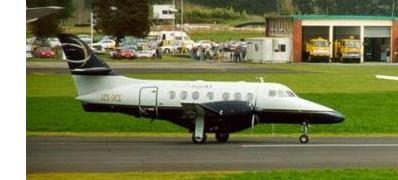
#> input picture lab3-LSH/codes/dataset/1.jpg, 398 x 180 px; its folder holds only this picture in this run
$ python lab3.py
#> lines starting #> are read from the running program, lines starting #| are printed output that depends on the picture
import sys
import cv2
import numpy as np
import os
import time
import random
from collections import defaultdict
import matplotlib.pyplot as plt


cwd = os.path.dirname(os.path.abspath(__file__))
DATASET_DIR = os.path.join(cwd, "dataset")
TARGET_IMG = os.path.join(cwd, "target.jpg")
OUTPUT_DIR = os.path.join(cwd, "output")

# 基于PPT的LSH参数
# d = 12 (12维颜色直方图)
D_DIM = 12
# C = 3 (量化为 3 个区间: 0, 1, 2)
C_BINS = 3
# d' = d * C = 36 (Hamming空间的总维度)
D_PRIME_DIM = D_DIM * C_BINS


def extract_features(image_path):
    """
    每幅图像用一个12维的颜色直方图p表示 (R, G, B 各4个bin)，并将其归一化
    """

    image = cv2.imread(image_path)
    if image is None:
        print(f"Error: Could not read image {image_path}")
        return None

    # 转换为RGB，因为cv2默认加载为BGR
    image_rgb = cv2.cvtColor(image, cv2.COLOR_BGR2RGB)

    # 计算4个bin的直方图
    hist_r = cv2.calcHist([image_rgb], [0], None, [4], [0, 256])
    hist_g = cv2.calcHist([image_rgb], [1], None, [4], [0, 256])
    hist_b = cv2.calcHist([image_rgb], [2], None, [4], [0, 256])

    # 将直方图连接成一个12维向量
    hist = np.concatenate((hist_r, hist_g, hist_b)).flatten()

    # 归一化直方图
    hist_sum = np.sum(hist)
    if hist_sum > 0:
        hist = hist / hist_sum

    return hist


def quantize_vector(p_vec):
    """
    根据 [0, 0.3), [0.3, 0.6), [0.6, 1]，将归一化的12维向量量化为 3 个区间 (0, 1, 2)。
    """

    quantized_vec = np.zeros_like(p_vec, dtype=int)

    # 位于 [0.3, 0.6) 区间的值为 1
    quantized_vec[p_vec >= 0.3] = 1
    # 位于 [0.6, 1] 区间的值为 2
    quantized_vec[p_vec >= 0.6] = 2

    return quantized_vec


def calculate_hash(p_quantized, projection_set_I, d, C):
    """
    计算LSH哈希值 g(p)。
    p_quantized: d维的量化向量 (值为 0, 1, 或 2)
    projection_set_I: 一个索引列表，范围从 1 到 d*C
    d: D_DIM (12)
    C: C_BINS (3)
    """

    hash_val = []

    # 对投影集进行排序
    sorted_I = sorted(projection_set_I)

    for i in range(d):
        p_i = p_quantized[i]

        # 定义这个维度在 d' 空间中的范围
        range_start = i * C + 1
        range_end = (i + 1) * C

        # 找到所有落入此维度范围内的投影索引
        I_i = [k for k in sorted_I if range_start <= k <= range_end]

        if not I_i:
            # 没有来自 I 的索引在此维度范围内
            continue

        # 1的个数 = I|i 中小于等于 (i-1)*C + p_i 的元素个数
        threshold = i * C + p_i

        num_ones = sum(1 for k in I_i if k <= threshold)

        # 投影是 `num_ones` 个 1 后面跟着 (len(I_i) - num_ones) 个 0
        proj_i = [1] * num_ones + [0] * (len(I_i) - num_ones)

        hash_val.extend(proj_i)

    # 返回一个不可变的元组，用作字典的键
    return tuple(hash_val)


def run_nn_search(db_features, target_features):
    """
    执行NN搜索。
    """

    start_time_nn = time.time()

    best_match_nn = None
    min_dist_nn = float('inf')

    for img_name, vec in db_features.items():

        dist = np.linalg.norm(target_features - vec)

        if dist < min_dist_nn:
            min_dist_nn = dist
            best_match_nn = img_name

    end_time_nn = time.time()
    query_time_nn = end_time_nn - start_time_nn

    return best_match_nn, query_time_nn


def run_lsh_search(projection_set, db_features, db_quantized_features, target_quantized_vec, target_features, d, C):
    """
    执行LSH搜索。
    """

    k = len(projection_set)

    # 1. LSH 预处理 (构建哈希表)
    start_time_lsh_build = time.time()
    hash_buckets = defaultdict(list)

    for img_name, vec in db_quantized_features.items():
        hash_key = calculate_hash(vec, projection_set, d, C)
        hash_buckets[hash_key].append(img_name)

    end_time_lsh_build = time.time()
    build_time_lsh = end_time_lsh_build - start_time_lsh_build

    # 2. LSH 检索
    start_time_lsh_query = time.time()

    # 找到查询的桶
    query_key = calculate_hash(target_quantized_vec, projection_set, d, C)
    candidate_list = hash_buckets.get(query_key, [])

    best_match_lsh = None
    min_dist_lsh = float('inf')

    if not candidate_list:
        print("Query hash not found in any bucket.")
        best_match_lsh = "No match in bucket"
    else:
        # 3. 在候选桶内搜索
        for img_name in candidate_list:
            dist = np.linalg.norm(target_features - db_features[img_name])

            if dist < min_dist_lsh:
                min_dist_lsh = dist
                best_match_lsh = img_name

    end_time_lsh_query = time.time()
    query_time_lsh = end_time_lsh_query - start_time_lsh_query

    return best_match_lsh, build_time_lsh, query_time_lsh, len(candidate_list)


def create_image(target_img_path, result_img_path, title, output_filename):

    target_img_bgr = cv2.imread(target_img_path)
    result_img_bgr = cv2.imread(result_img_path)

    if target_img_bgr is None:
        print(f"Error: Failed to load target image {target_img_path}.")
        return
    if result_img_bgr is None:
        print(f"Error: Failed to load result image {result_img_path}.")
        return

    target_img_rgb = cv2.cvtColor(target_img_bgr, cv2.COLOR_BGR2RGB)
    result_img_rgb = cv2.cvtColor(result_img_bgr, cv2.COLOR_BGR2RGB)

    fig, axes = plt.subplots(1, 2, figsize=(10, 5))

    # 绘制目标图像
    axes[0].imshow(target_img_rgb)
    axes[0].set_title("Target Image")
    axes[0].axis('off')

    # 绘制最佳匹配图像
    axes[1].imshow(result_img_rgb)
    axes[1].set_title("Best Match")
    axes[1].axis('off')

    # 添加标题
    fig.suptitle(title, fontsize=14)


    # 保存图像
    plt.savefig(os.path.join(OUTPUT_DIR, output_filename))
    plt.close(fig)


def main():
    # --- 1. 定义投影集 ---

    k_values = [8, 16, 24]

    projection_sets = {}
    for k in k_values:
        # D_PRIME_DIM 变量需要从您的代码的全局部分获取
        projection_sets[k] = random.sample(range(1, D_PRIME_DIM + 1), k)

    # --- 2. 预处理: 加载并处理所有图像 ---
    print("Loading and processing images")
    db_features = {}       # 用于 NN 搜索 (原始特征)
    db_quantized = {}    # 用于 LSH 搜索 (量化特征)

    image_files = os.listdir(DATASET_DIR)

    for img_name in image_files:
        path = os.path.join(DATASET_DIR, img_name)
        if not os.path.exists(path):
            print(f"Warning: {path} not found, skipping.")
            continue

        features = extract_features(path)
#> in extract_features, image is the input picture: shape (180, 398, 3); mean B, G, R 80.7, 121.6, 118.5
#> in extract_features, `hist_r = cv2.calcHist([image_rgb], [0], None, [4], [0, 256])`: hist_r = [14308, 31099, 15017, 11216]
#> in extract_features, `hist_g = cv2.calcHist([image_rgb], [1], None, [4], [0, 256])`: hist_g = [11600, 32823, 16297, 10920]
#> in extract_features, `hist_b = cv2.calcHist([image_rgb], [2], None, [4], [0, 256])`: hist_b = [37446, 19413, 5510, 9271]
#> in extract_features, `hist = np.concatenate((hist_r, hist_g, hist_b)).flatten()`: hist = [14308, 31099, 15017, 11216, 11600, 32823, 16297, 10920, 37446, 19413, 5510, 9271]
#> in extract_features, `hist_sum = np.sum(hist)`: hist_sum = 214920
#> in extract_features, `hist = hist / hist_sum`: hist = [0.0666, 0.145, 0.0699, 0.0522, 0.054, 0.153, 0.0758, 0.0508, 0.174, 0.0903, 0.0256, 0.0431]
#> features has the same summary as hist in extract_features
        if features is not None:
            # D_DIM 和 C_BINS 变量需要从您的代码的全局部分获取
            quantized_p = quantize_vector(features)
#> quantized_p = [0, 0, 0, 0, 0, 0, 0, 0, 0, 0, 0, 0]
            db_features[img_name] = features
            db_quantized[img_name] = quantized_p

    if not db_features:
        print(f"Error: No images found in {DATASET_DIR}. Exiting.")
        return

    # 处理目标图像
    if not os.path.exists(TARGET_IMG):
        print(f"Error: Target image {TARGET_IMG} not found. Exiting.")
        return

    print("Loading and processing target image")
    target_features = extract_features(TARGET_IMG)
#> call 2 of extract_features, with image_path = 'lab3-LSH/codes/target.jpg'
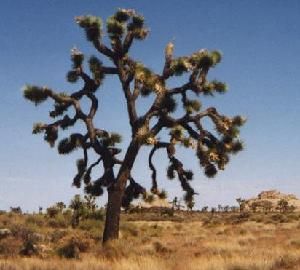
#> input picture lab3-LSH/codes/target.jpg, 300 x 270 px
#> in extract_features, image is the input picture: shape (270, 300, 3); mean B, G, R 124.8, 118.2, 117.2
#> in extract_features (call 2), `hist_r = cv2.calcHist([image_rgb], [0], None, [4], [0, 256])`: hist_r = [10870, 36220, 28939, 4971]
#> in extract_features (call 2), `hist_g = cv2.calcHist([image_rgb], [1], None, [4], [0, 256])`: hist_g = [13500, 32045, 30922, 4533]
#> in extract_features (call 2), `hist_b = cv2.calcHist([image_rgb], [2], None, [4], [0, 256])`: hist_b = [21230, 15349, 29113, 15308]
#> in extract_features (call 2), `hist = np.concatenate((hist_r, hist_g, hist_b)).flatten()`: hist = [10870, 36220, 28939, 4971, 13500, 32045, 30922, 4533, 21230, 15349, 29113, 15308]
#> in extract_features (call 2), `hist_sum = np.sum(hist)`: hist_sum = 243000
#> in extract_features (call 2), `hist = hist / hist_sum`: hist = [0.0447, 0.149, 0.119, 0.0205, 0.0556, 0.132, 0.127, 0.0187, 0.0874, 0.0632, 0.12, 0.063]
#> target_features has the same summary as hist in extract_features
    target_quantized = quantize_vector(target_features)
#> target_quantized = [0, 0, 0, 0, 0, 0, 0, 0, 0, 0, 0, 0]
    print("Preprocessing complete.")

    # --- 3. 运行 NN 搜索 ---
    print("\n--- Running NN Search ---")
    ave_total_time = 0
    for i in range(5):
        nn_match, nn_time = run_nn_search(db_features, target_features)
#> the loop in run_nn_search, `for img_name, vec in db_features.items(): ` made 1 pass
#> (img_name, dist, min_dist_nn, best_match_nn) on pass 1: ('1.jpg', 0.16, 0.16, '1.jpg')
#> after the loop in run_nn_search, `for img_name, vec in db_features.items():`: min_dist_nn = 0.16
#> nn_match = '1.jpg'; nn_time = 0.000526
        if nn_match:
            result_path_nn = os.path.join(DATASET_DIR, nn_match)
            title_nn = f"NN Search {i + 1}: {nn_match} (Time: {nn_time:.6f}s)"
#> title_nn = 'NN Search 1: 1.jpg (Time: 0.000526s)'
            create_image(TARGET_IMG, result_path_nn, title_nn, f"result_nn_{i + 1}.jpg")
#> in create_image, `plt.savefig(os.path.join(OUTPUT_DIR, output_filename))`:
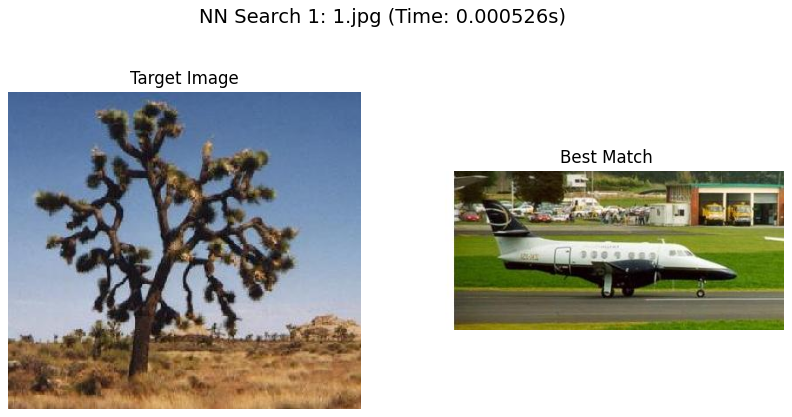
#> figure drawn by matplotlib, 2 panels

        ave_total_time += nn_time
#> ave_total_time = 0.000526
        print(f"{i + 1}th NN Search:")
        print(f"\tResult: {nn_match}")
        print(f"\tTotal Time: {nn_time:.6f} s")
    print(f"\nAverage NN Search Time over 5 runs: {ave_total_time / 5:.6f} s")

    # --- 4. 循环运行 LSH 搜索 ---
    for k in k_values:
        print(f"\n--- Running LSH Search (k={k}) ---")
        ave_total_build_time = 0
#> ave_total_build_time = 0
        ave_total_query_time = 0
        for i in range(5):
            # 运行 LSH 搜索
            lsh_match, build_time, query_time, bucket_size = run_lsh_search(
                projection_sets[k], db_features, db_quantized, target_quantized, target_features, D_DIM, C_BINS
            )
#> the loop in run_lsh_search, `for img_name, vec in db_quantized_features.items():` made 1 pass
#> (img_name, vec, sorted_I in calculate_hash) on pass 1: ('1.jpg', [0, 0, 0, 0, 0, 0, 0, 0, 0, 0, 0, 0], [3, 13, 17, 25, 26, 27, 30, 32])
#> the loop in calculate_hash (call 2), `for i in range(d):` made 12 passes
#> (threshold, proj_i) on passes 1, 5, 6, 9, 10, 11: (0, [0]), (12, [0]), (15, [0]), (24, [0, 0, 0]), (27, [0]), (30, [0])
#> in run_lsh_search, `query_key = calculate_hash(target_quantized_vec, projection_set, d, C)`: query_key = (0, 0, 0, 0, 0, 0, 0, 0)
#> in run_lsh_search, `candidate_list = hash_buckets.get(query_key, [])`: candidate_list = ['1.jpg']
#> the loop in run_lsh_search, `for img_name in candidate_list:` made 1 pass
#> after the loop in run_lsh_search, `for img_name in candidate_list:`: min_dist_lsh = 0.16
#> lsh_match = '1.jpg'; build_time = 0.000556; query_time = 0.00227; bucket_size = 1

            if lsh_match != "No match in bucket":
                result_path_lsh = os.path.join(DATASET_DIR, lsh_match)
                title_lsh = f"LSH (k={k}) {i + 1}: {lsh_match} (Query: {query_time:.6f}s, Bucket: {bucket_size})"
                output_filename = f"result_lsh_k{k}_{i + 1}.jpg"
                create_image(TARGET_IMG, result_path_lsh, title_lsh, output_filename)

            ave_total_build_time += build_time
#> ave_total_build_time = 0.000556
            ave_total_query_time += query_time
#> ave_total_query_time = 0.00227
            print(f"\n{i + 1}th LSH Search (k={k}):")
            print(f"\tResult: {lsh_match}")
            total_time = build_time + query_time
#> total_time = 0.00283
            print(f"\tTotal Time (Build + Query): {total_time:.6f} s")
            print(f"\t(Build: {build_time:.6f} s, Query: {query_time:.6f} s, Bucket Size: {bucket_size})")
        print(f"\nAverage LSH Build Time over 5 runs (k={k}): {ave_total_build_time / 5:.6f} s")
        print(f"Average LSH Query Time over 5 runs (k={k}): {ave_total_query_time / 5:.6f} s")
        print(f"Average LSH Search Time over 5 runs (k={k}): {(ave_total_build_time + ave_total_query_time) / 5:.6f} s")

if __name__ == "__main__":
    log_file_path = os.path.join(OUTPUT_DIR, "terminal_output.txt")

    original_stdout = sys.stdout

    print(f"Terminal output will be redirected to {log_file_path}")

    try:
        # 写入日志文件
        with open(log_file_path, 'w', encoding='utf-8') as log_file:
            # 重定向 stdout 到日志文件
            sys.stdout = log_file

            main()

    finally:
        sys.stdout = original_stdout

    print("Terminal output saved.")
